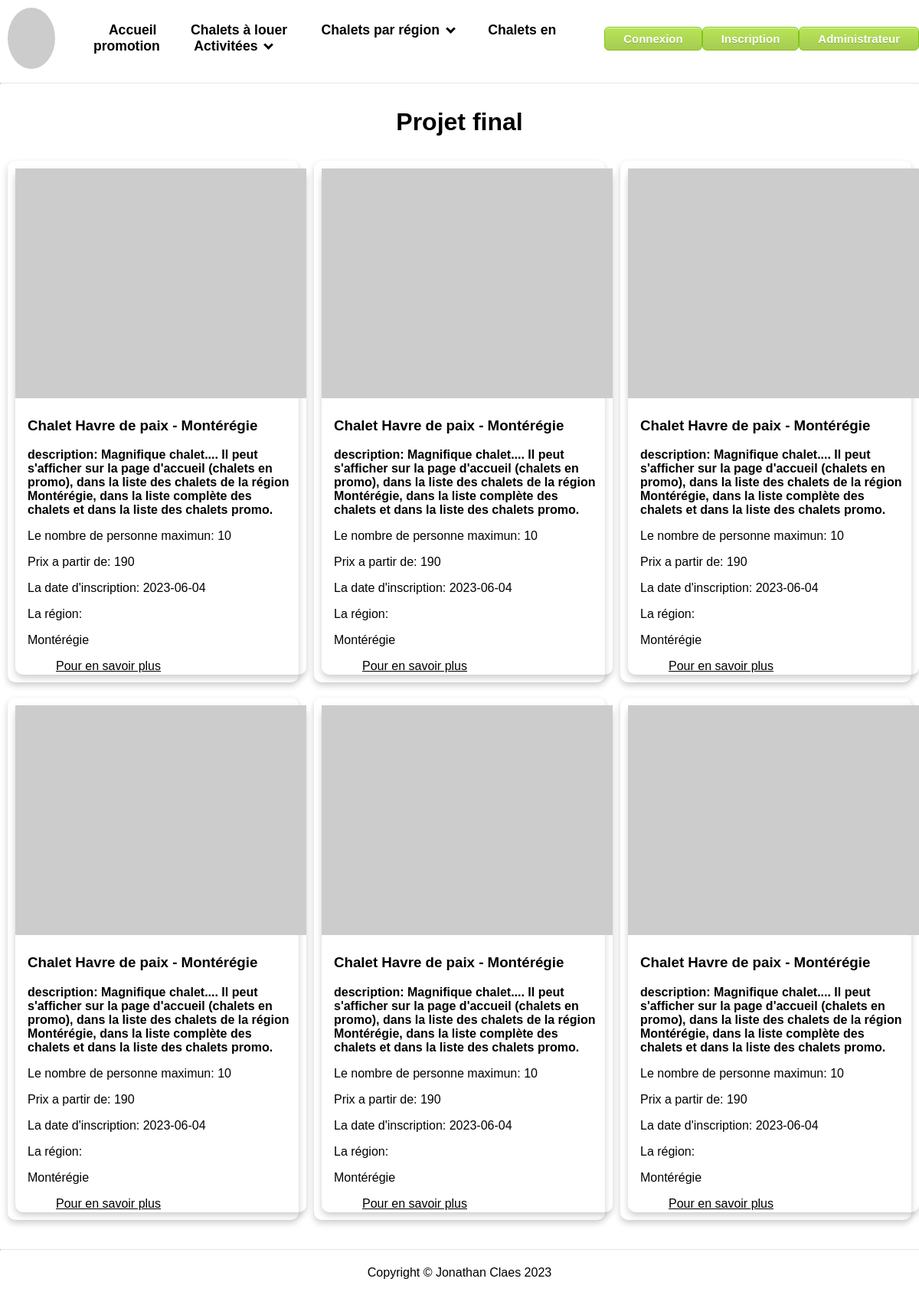
The page / on the database its author committed.
### tables this page shows
CREATE TABLE `chalets` (
  `id` int NOT NULL,
  `nom` varchar(50) NOT NULL,
  `description` text NOT NULL,
  `personnes_max` int NOT NULL,
  `prix_haute_saison` int NOT NULL,
  `prix_basse_saison` int NOT NULL,
  `actif` tinyint(1) NOT NULL,
  `promo` tinyint(1) NOT NULL,
  `date_inscription` date NOT NULL,
  `fk_region` int NOT NULL,
  `id_picsum` int NOT NULL
);

CREATE TABLE `regions` (
  `id` int NOT NULL,
  `nom` varchar(50) NOT NULL
);

### modeles/chalets.php (called while the page is built, shortened)
<?php
class modele_chalet {
    public function __construct($id, $nom, $description, $personnes_max, $prix_haute_saison, $prix_basse_saison, $actif, $promo, $date_inscription, $fk_region) {
        $this->id = $id;
        $this->nom = $nom;
        $this->description = $description;
        $this->personnes_max = $personnes_max;
        $this->prix_basse_saison = $prix_basse_saison;
        $this->date_inscription = $date_inscription;
        $this->nom_region = $this->getNomRegion($fk_region);
    }
    private function getNomRegion($fk_region) {
       $mysqli = self::connecter();
        if ($requete = $mysqli->prepare("SELECT nom FROM regions WHERE id = ?")) {
            $requete->bind_param("i", $fk_region);
            $requete->execute();
        $result = $requete->get_result();
        if ($enregistrement = $result->fetch_assoc()) {
             return $enregistrement['nom'];
            }
                }
        return '';
            }
    static function connecter() {
        $mysqli = new mysqli(Dd::$host, Dd::$username, Dd::$password, Dd::$database);
        return $mysqli;
    }
    public static function ObtenirUnAleatoire() {
        $mysqli = self::connecter();
        if ($requete = $mysqli->prepare("SELECT * FROM chalets WHERE promo=1  && actif=1 ORDER BY RAND() LIMIT 1")) {
            $requete->execute();
            $result = $requete->get_result();
            if($enregistrement = $result->fetch_assoc()) {
                $chalet = new modele_chalet($enregistrement['id'], $enregistrement['nom'], $enregistrement['description'],$enregistrement['personnes_max'], $enregistrement['prix_haute_saison'], $enregistrement['prix_basse_saison'], $enregistrement['actif'], $enregistrement['promo'], $enregistrement['date_inscription'], $enregistrement['fk_region']);
            } else {
                return null;
            }
        } else {
            echo "Une erreur a été détectée dans la requête utilisée : ";
            echo $mysqli->error;
            return null;
        }
        return $chalet;
    }
}
?>

### vues/chalets/fiche-promo.php (the view)
<div class="card">
  <img src="https://picsum.photos/200" alt="une photo aléatoire">
  <div class="container">
    <h3><b> <?= $chalet->nom ?></b></h3>
    <h4>description: <?= $chalet->description ?></h4>
    <p>Le nombre de personne maximun: <?= $chalet->personnes_max ?></p>
    <p>Prix a partir de: <?= $chalet->prix_basse_saison ?></p>
    <p>La date d'inscription: <?= $chalet->date_inscription ?></p>
    <p>La région:<p> <?= $chalet->nom_region ?></p>
</p>
    <a href="fiche_chalet.php?id=<?= $chalet->id ?>">Pour en savoir plus</a>
  </div>
</div>

### css/styles.css (style rules this page uses)
html { margin:0; padding:0 }
body { margin: 100px 0 0 0; padding: 20px 0; font-family: Arial, sans-serif; align-items: center; justify-content: center; }
.light-mode, .light-mode a, .light-mode header { background-color: white; color: black; }
.card { width:380px; border-radius: 10px; box-shadow: 0 4px 8px 0 rgba(0, 0, 0, 0.2); transition: 0.3s; margin:10px; }
.card img { width: 100%; height: 300px; object-fit: cover; }
.card .container { padding: 2px 16px; }
.card .container h4 { margin-top: 5px; margin-bottom: 5px; }
.card .container { margin-bottom: 10px; }
.card .container a { display: inline-block; margin: 0; text-align: right; min-width:50%; }

### rows shown on the page
chalets: nom "Chalet Havre de paix - Montérégie Chalet Havre de paix - Montérégie Chalet Havre de paix - Montérégie Chalet Havre de paix - Montérégie Chalet Havre de paix - Montérégie Chalet Havre de paix - Montérégie", description "Magnifique chalet.... Il peut s'afficher sur la page d'accueil (chalets en promo), dans la liste des chalets de la région Montérégie, dans la liste complète des chalets et dans la liste des chalets promo. Magnifique chalet.... Il peut s'afficher sur la page d'accueil (chalets en promo), dans la liste des chalets de la région Montérégie, dans la liste complète des chalets et dans la liste des chalets promo. Magnifique chalet.... Il peut s'afficher sur la page d'accueil (chalets en promo), dans la liste des chalets de la région Montérégie, dans la liste complète des chalets et dans la liste des chalets promo. Magnifique chalet.... Il peut s'afficher sur la page d'accueil (chalets en promo),…", personnes_max "10 10 10 10 10 10", prix_basse_saison "190 190 190 190 190 190", date_inscription "2023-06-04 2023-06-04 2023-06-04 2023-06-04 2023-06-04 2023-06-04", fk_region.nom "Montérégie Montérégie Montérégie Montérégie Montérégie Montérégie"
